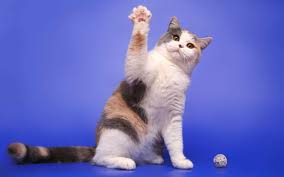
#> input picture background/image/00.jpg, 284 x 177 px; its folder holds only this picture in this run
$ python main.py
#> lines starting #> are read from the running program, lines starting #| are printed output that depends on the picture; after the words box and inside, x2 and y2 are one past the last pixel; in counts of white or black regions, pixels touching at a corner belong together
import os
import cv2
import sys
sys.path.append(r"C:\Users\jeanbaptiste\Desktop\assiette\v2\main")

import imutils
import numpy as np

from PIL import Image


path_folder_image = "image/"
path_image = "image/{}"

def open_picture(image):
    """We open picture"""
#> called with image = 'image/00.jpg'
    img = cv2.imread(image)
#> img is the input picture: shape (177, 284, 3); mean B, G, R 191.9, 108.5, 105.1
    return img

def show_picture(name, image, mode, destroy):
    """Show picture"""

    cv2.imshow(name, image)
    cv2.waitKey(mode)
    if mode == 1:
        time.sleep(1)
        cv2.destroyAllWindows()
    if destroy == "y":
        cv2.destroyAllWindows()

def save_picture(name, picture):
    """saving picture"""
    cv2.imwrite(name, picture)

def blanck_picture(img):
    """ Create a black picture"""
    blank_image = np.zeros((img.shape[0],img.shape[1],3), np.uint8)
    blank_image[0:, 0:] = 0, 0, 0
    return blank_image


# [45 lines left out: functions make_line, main_color_background, adjust_gamma, not called in this run]


if __name__ == "__main__":

    cc = 0
    MM = cv2.ADAPTIVE_THRESH_MEAN_C
    MG = cv2.ADAPTIVE_THRESH_GAUSSIAN_C
    T = cv2.THRESH_BINARY

    R = cv2.RETR_TREE
    P = cv2.CHAIN_APPROX_NONE
    liste_image = os.listdir(path_folder_image)

    for i in liste_image:

        img = open_picture(path_image.format(i))
        height, width, channel = img.shape
#> height = 177; width = 284; channel = 3
        add_w = width % 10
#> add_w = 4
        add_h = height % 10
#> add_h = 7

        img = cv2.resize(img, (width*2 + add_w, height*2 + add_h))
#> img: shape (361, 572, 3)
        copy = img.copy()

        gray = cv2.cvtColor(img, cv2.COLOR_BGR2GRAY)
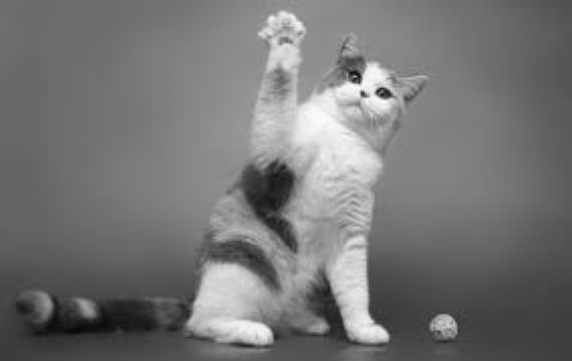
#> gray: shape (361, 572); min 8, max 250, mean 116.9
        th3 = cv2.adaptiveThreshold(gray, 255, MG, T,11,5)
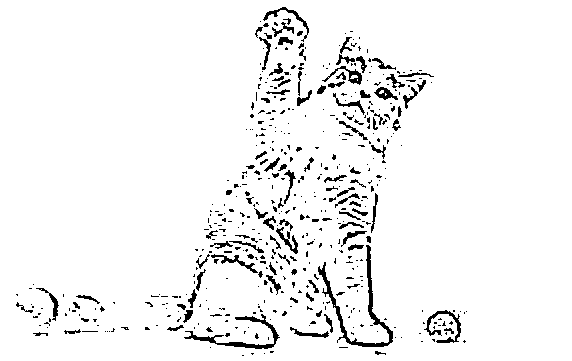
#> th3: shape (361, 572); 95.1% white; 493 black regions (383 under 20 px)
        contours, _ = cv2.findContours(th3, R, P)
#> contours = 551 contours, 392 with area under 20; largest, box (x1, y1, x2, y2) and area: (0, 0, 572, 361) 205560, (317, 244, 394, 348) 1210, (183, 313, 281, 350) 763, (423, 309, 462, 344) 433, (262, 6, 310, 36) 258

        maxi = 0
        for cnt in contours:
            if cv2.contourArea(cnt) > maxi:
                maxi = cv2.contourArea(cnt)
#> this loop made 551 passes
#> maxi on pass 1: 205560
#> cnt on passes 3, 8, 13, 14, 16, 23: [[263, 353], [264, 352], [265, 353], [264, 354]], [[209, 347], [210, 346], [211, 347], [210, 348]], [[400, 337], [401, 336], [402, 337], [401, 338]], [[394, 337], [395, 336], [396, 337], [395, 338]], [[440, 335], [441, 334], [442, 335], [441, 336]], [[376, 331], [377, 330], [378, 331], [377, 332]]
#> after the loop, maxi = 205560

        blanck2 = blanck_picture(img);
#> blanck2: shape (361, 572, 3); every value is 0
        blanck2 = cv2.cvtColor(blanck2, cv2.COLOR_BGR2GRAY)
#> blanck2: shape (361, 572); every value is 0


        for cnts in contours:
            if cv2.contourArea(cnts) < maxi and\
               cv2.contourArea(cnts) > 100:
                #print(cv2.contourArea(cnt))
                cv2.drawContours(blanck2,[cnts],-1,(255,255,255), 1)
                cv2.fillPoly(blanck2, pts =[cnts], color=(255, 255, 255))
#> this loop made 551 passes
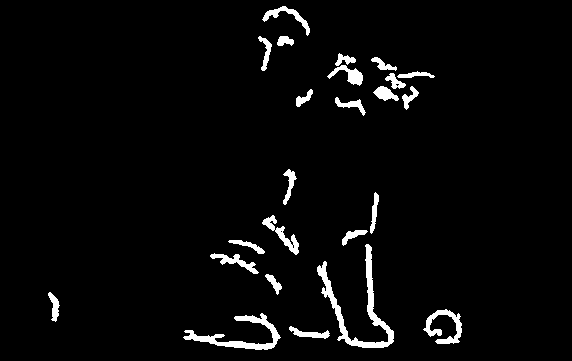
#> blanck2: shape (361, 572); 3.5% white; 24 white regions, largest, box (x1, y1, x2, y2) and area: (317, 244, 394, 348) 1465, (183, 313, 281, 350) 938, (423, 309, 462, 344) 542

        #show_picture("blanck2", blanck2, 0, "")


        for x in range(0, blanck2.shape[0]):
            for y in range(0, blanck2.shape[1]):
                if blanck2[x, y] == 0:
                    copy[x,y] = 255, 255, 255

        copy = cv2.cvtColor(copy, cv2.COLOR_BGR2GRAY)
#> copy: shape (361, 572)
        th3 = cv2.adaptiveThreshold(copy, 255, MG, T,11,5)
#> th3: shape (361, 572); 96.6% white; 24 black regions
        #show_picture("copycopycopy", th3, 0, "")


        blanck3 = blanck_picture(img)
        contours, _ = cv2.findContours(th3, R, P)
#> contours = 32 contours, 6 with area under 20; largest, box (x1, y1, x2, y2) and area: (0, 0, 572, 361) 205560, (316, 243, 395, 349) 1710, (182, 312, 282, 351) 1105, (422, 308, 463, 345) 646, (261, 5, 311, 37) 382

        maxi = 0
        for cnt in contours:
            if cv2.contourArea(cnt) > maxi:
                maxi = cv2.contourArea(cnt)
#> this loop made 32 passes
#> cnt on passes 12, 20, 23, 26: [[281, 231]], [[385, 93], [385, 94], [385, 95], [386, 94]], [[396, 84], [397, 85], [398, 84], [397, 84]], [[357, 79], [357, 80]]
#> after the loop, maxi = 205560

        liste_contoursX = []
        liste_contoursY = []
        liste_contoursW = []
        liste_contoursH = []

        copy1 = img.copy()
        for cnts in contours:
            if cv2.contourArea(cnts) != maxi and\
               cv2.contourArea(cnts) > 10:
                #print(cv2.contourArea(cnts))
                cv2.drawContours(blanck3,[cnts],-1,(255,255,255), 1)
                (x, y, w, h) = cv2.boundingRect(cnts)
                #print(x, y, w, h)
                if y+h > 100 and w > 50:
                    pass
                else:
                    for b in range(y, y+h):
                        for a in range(x, x+w):
                            blanck3[b, a] = 0
#> this loop made 32 passes
#> (x, y, w, h) on passes 2, 3, 4, 5, 6, 7, 8, 9, 10, 11, 13, 14: (288, 325, 43, 15), (182, 312, 100, 39), (422, 308, 41, 37), (47, 291, 14, 32), (264, 273, 19, 23), (209, 252, 51, 23), (316, 243, 79, 106), (227, 239, 39, 16), (341, 229, 28, 18), (274, 225, 26, 31), (261, 214, 17, 18), (369, 191, 11, 44)
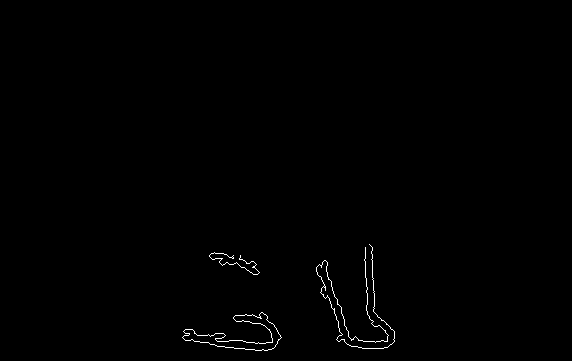
#> blanck3: shape (361, 572, 3); 0.46% white in thin lines or dots, all inside (x1, y1, x2, y2) = (182, 244, 395, 351)

        #show_picture("blanck3", blanck3, 0, "")


        gray = cv2.cvtColor(blanck3, cv2.COLOR_BGR2GRAY)
        th3 = cv2.adaptiveThreshold(gray, 255, MG, T,11,5)
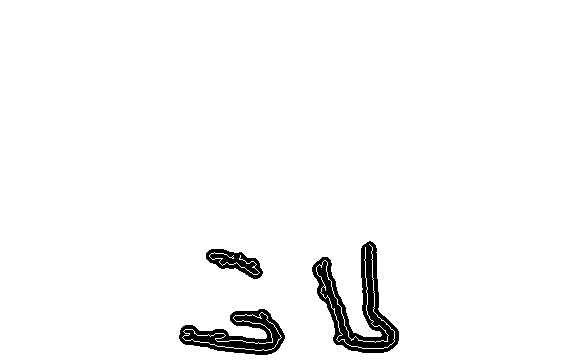
#> th3: shape (361, 572); 96.8% white; 3 black regions

        blanck4 = blanck_picture(img)
        contours, _ = cv2.findContours(th3, R, P)
#> contours = 10 contours, 4 with area under 20; largest, box (x1, y1, x2, y2) and area: (0, 0, 572, 361) 205560, (311, 240, 400, 354) 4146, (178, 308, 286, 356) 2786, (182, 312, 282, 351) 1110, (182, 312, 282, 351) 1105, (205, 248, 264, 280) 1004


        maxi = 0
        for cnt in contours:
            if cv2.contourArea(cnt) > maxi:
                maxi = cv2.contourArea(cnt)
#> this loop made 10 passes
#> cnt on passes 7, 10: [[231, 257], [232, 256], [233, 257], [232, 258]], [[323, 286], [324, 285], [325, 286], [324, 287]]
#> after the loop, maxi = 205560


        for cnts in contours:
            if cv2.contourArea(cnts) > 2000 and\
               cv2.contourArea(cnts) != maxi:
                #print(cv2.contourArea(cnts))
                cv2.drawContours(blanck4,[cnts],-1,(255,255,255), 1)
                cv2.fillPoly(blanck4, pts =[cnts], color=(255, 255, 255))
#> this loop made 10 passes
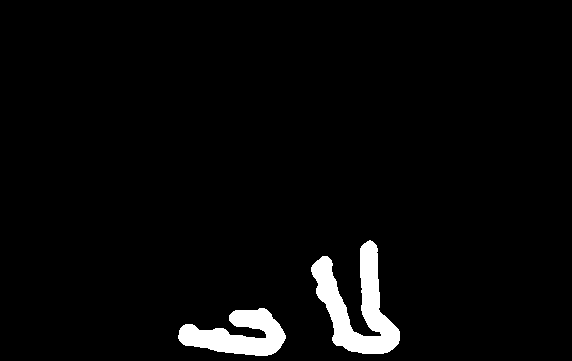
#> blanck4: shape (361, 572, 3); 3.6% white; 2 white regions, box (x1, y1, x2, y2) and area: (311, 240, 400, 354) 4382, (178, 308, 286, 356) 2949

        #show_picture("blanck4", blanck4, 0, "")


        for x in range(0, blanck4.shape[0]):
            for y in range(0, blanck4.shape[1]):
                if blanck4[x, y][0] == 0 and\
                   blanck4[x, y][1] == 0 and\
                   blanck4[x, y][2] == 0:
                    img[x,y] = 0, 0, 0
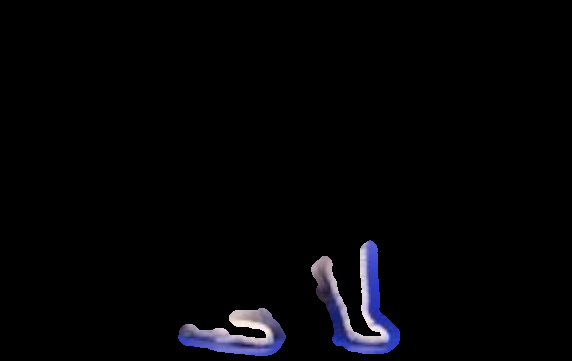
#> img: shape (361, 572, 3); mean B, G, R 6.1, 4, 4.1


        show_picture("img", img, 0, "")
        cv2.imwrite("image_treated" + "/" + str(cc) + "image.png", img)

        cc += 1

$ run again, on background/image/kjhgkgh.jpg
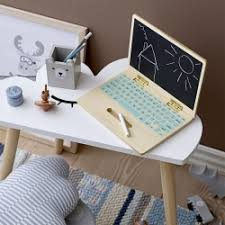
#> input picture background/image/kjhgkgh.jpg, 225 x 225 px
#> in open_picture, img is the input picture: shape (225, 225, 3); mean B, G, R 133.9, 135.8, 141.7
#> `th3 = cv2.adaptiveThreshold(gray, 255, MG, T,11,5)`:
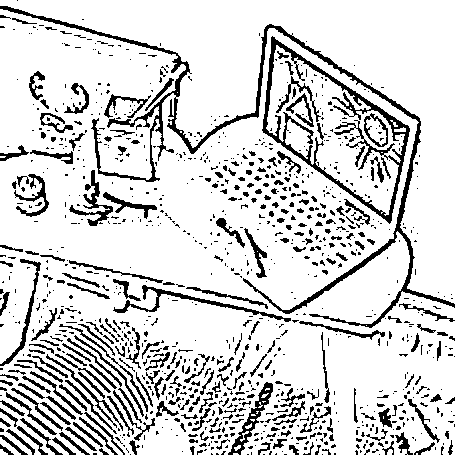
#> th3: shape (455, 455); 83.4% white; 1053 black regions (791 under 20 px)
#> `contours, _ = cv2.findContours(th3, R, P)`: contours = 1148 contours, 807 with area under 20; largest, box (x1, y1, x2, y2) and area: (0, 0, 455, 455) 193750, (261, 35, 411, 225) 14254, (266, 45, 405, 216) 10674, (112, 284, 292, 323) 994, (68, 169, 114, 227) 682
#> the loop `for cnt in contours:` made 1148 passes
#> (cnt, maxi) on pass 1: ([[416, 453], [416, 454], [417, 454], [417, 453]], 1)
#> after the loop `for cnt in contours:`: maxi = 193750.5
#> the loop `for cnts in contours:` made 1148 passes
#> cnts on passes 1, 16, 18: [[416, 453], [416, 454], [417, 454], [417, 453]], [[366, 325]], [[180, 131], [180, 132], [181, 132], [181, 131]]
#> `contours, _ = cv2.findContours(th3, R, P)`: contours = 162 contours, 95 with area under 20; largest, box (x1, y1, x2, y2) and area: (0, 0, 455, 455) 206116, (260, 35, 412, 226) 14623, (266, 45, 405, 216) 10654, (9, 341, 157, 453) 5379, (111, 277, 293, 324) 1708
#> the loop `for cnt in contours:` made 162 passes
#> maxi on pass 1: 206116
#> after the loop `for cnt in contours:`: maxi = 206116
#> the loop `for cnts in contours:` made 162 passes
#> (x, y, w, h) on passes 2, 4, 6, 8, 10, 11, 12, 13: (376, 406, 18, 24), (298, 404, 35, 31), (270, 399, 37, 24), (154, 399, 27, 20), (406, 397, 36, 48), (190, 390, 25, 43), (4, 390, 55, 47), (278, 386, 29, 23)
#> `contours, _ = cv2.findContours(th3, R, P)`: contours = 277 contours, 237 with area under 20; largest, box (x1, y1, x2, y2) and area: (0, 0, 455, 455) 191804, (256, 30, 417, 230) 17176, (63, 254, 392, 346) 7852, (274, 52, 406, 206) 7796, (63, 164, 163, 233) 3006
#> the loop `for cnt in contours:` made 277 passes
#> maxi on passes 1, 221: 2191, 191804.5
#> after the loop `for cnt in contours:`: maxi = 191804.5
#> the loop `for cnts in contours:` made 277 passes
#> cnts on passes 3, 4, 6: [[126, 420], [127, 419], [128, 420], [127, 421]], [[124, 416], [125, 415], [126, 416], [125, 417]], [[121, 410], [122, 409], [123, 410], [122, 411]]
#> after the loop `for x in range(0, blanck4.shape[0]):`:
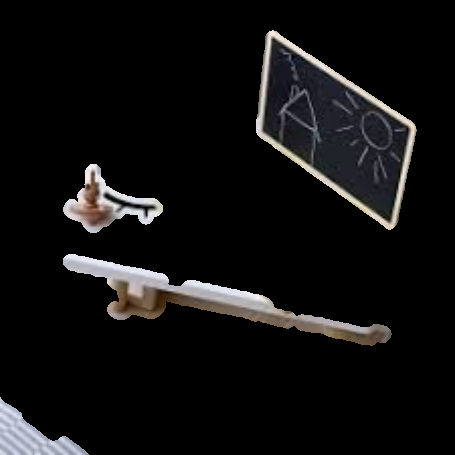
#> img: shape (455, 455, 3); mean B, G, R 16, 15.8, 16.4

$ run again, on background/image/bvcx.jpg
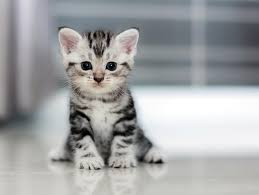
#> input picture background/image/bvcx.jpg, 259 x 195 px
#> in open_picture, img is the input picture: shape (195, 259, 3); mean B, G, R 164.9, 163.8, 162.3
#> `th3 = cv2.adaptiveThreshold(gray, 255, MG, T,11,5)`:
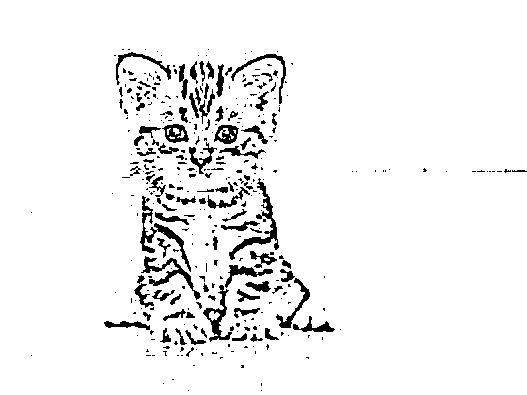
#> th3: shape (395, 527); 94.3% white; 363 black regions (265 under 20 px)
#> `contours, _ = cv2.findContours(th3, R, P)`: contours = 400 contours, 259 with area under 20; largest, box (x1, y1, x2, y2) and area: (0, 0, 527, 395) 207204, (228, 177, 280, 261) 806, (140, 255, 202, 301) 698, (202, 284, 233, 343) 637, (139, 195, 158, 254) 455
#> the loop `for cnt in contours:` made 400 passes
#> maxi on pass 1: 207204.5
#> after the loop `for cnt in contours:`: maxi = 207204.5
#> the loop `for cnts in contours:` made 400 passes
#> cnts on passes 2, 3, 5: [[260, 390], [261, 389], [262, 390], [261, 391]], [[187, 390], [188, 389], [189, 390], [188, 391]], [[162, 383], [163, 382], [164, 383], [163, 384]]
#> `contours, _ = cv2.findContours(th3, R, P)`: contours = 51 contours, 14 with area under 20; largest, box (x1, y1, x2, y2) and area: (0, 0, 527, 395) 207244, (138, 194, 193, 274) 1415, (201, 263, 275, 344) 1342, (274, 267, 337, 334) 1132, (227, 176, 281, 262) 1096
#> the loop `for cnt in contours:` made 51 passes
#> maxi on pass 1: 207244
#> after the loop `for cnt in contours:`: maxi = 207244
#> the loop `for cnts in contours:` made 51 passes
#> (x, y, w, h) on passes 2 to 9: (183, 328, 25, 19), (102, 319, 50, 13), (161, 307, 27, 16), (232, 306, 30, 14), (150, 288, 23, 15), (235, 287, 27, 17), (132, 281, 24, 29), (243, 279, 30, 15)
#> `contours, _ = cv2.findContours(th3, R, P)`: contours = 42 contours, 23 with area under 20; largest, box (x1, y1, x2, y2) and area: (0, 0, 527, 395) 207244, (197, 172, 341, 348) 7779, (134, 190, 207, 306) 4952, (138, 194, 203, 302) 3127, (225, 47, 293, 110) 1768
#> the loop `for cnt in contours:` made 42 passes
#> after the loop `for cnt in contours:`: maxi = 207244
#> the loop `for cnts in contours:` made 42 passes
#> cnts on passes 4, 5, 7, 11, 14, 16, 18, 29: [[164, 270], [165, 269], [166, 270], [165, 271]], [[165, 269], [166, 268], [167, 269], [166, 270]], [[145, 243], [146, 242], [147, 243], [146, 244]], [[147, 233], [148, 232], [149, 233], [148, 234]], [[146, 220], [147, 219], [148, 220], [147, 221]], [[147, 218], [148, 217], [149, 218], [148, 219]], [[145, 238]], [[325, 326], [324, 327], [325, 327], [326, 327]]
#> after the loop `for x in range(0, blanck4.shape[0]):`:
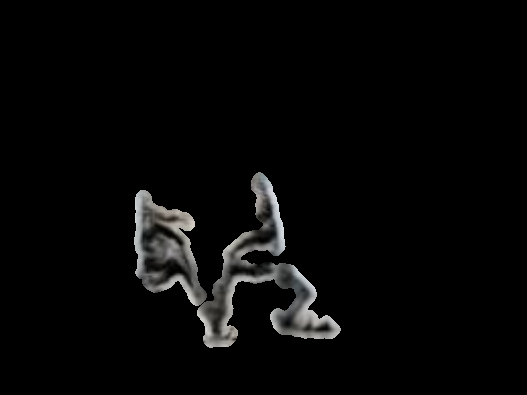
#> img: shape (395, 527, 3); mean B, G, R 6.7, 6.8, 6.8
